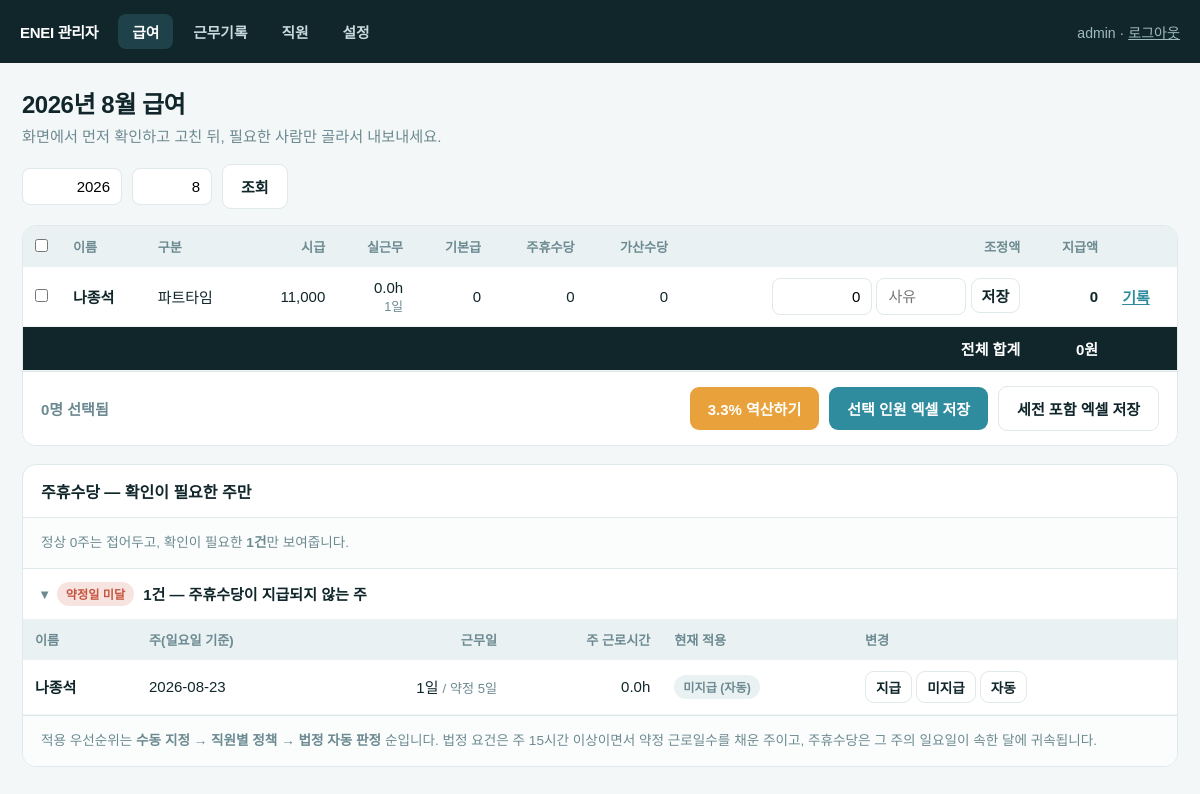
The app's page /admin/payroll (signed in) with its own data.
### app/models.py (models this page shows)
class AdminUser(SQLModel, table=True):
    id: Optional[int] = Field(default=None, primary_key=True)
    username: str = Field(unique=True, index=True)
    password_hash: str
    role: str = "owner"                       # owner | manager
    active: bool = True

class Worker(SQLModel, table=True):
    id: Optional[int] = Field(default=None, primary_key=True)
    name: str = Field(index=True, unique=True)
    pin_hash: str
    hourly: int = 10030
    contract_days: int = 5
    employment_type: str = "파트타임"        # 파트타임 | 정규
    extra_eligible: bool = False             # 연장·휴일 50% 가산 적용 여부
    break_policy: str = "ask"                # ask | auto | none
    weekly_holiday_policy: str = "auto"      # auto | always | never
    net_pay_agreement: bool = False          # 세후 금액으로 합의한 근로자
    active: bool = True
    created_at: datetime = Field(default_factory=datetime.now)

### app/routers/admin.py (the view)
@router.get("/payroll", response_class=HTMLResponse)
def payroll_page(request: Request, year: int | None = None, month: int | None = None,
                 admin: AdminUser = Depends(require_admin),
                 db: Session = Depends(get_session)):
    today = date.today()
    year, month = year or today.year, month or today.month
    rows = payroll_rows(db, year, month)
    return render(request, "admin_payroll.html", {
        "request": request, "admin": admin,
        "year": year, "month": month, "rows": rows,
        "weekly": weekly_summary(rows),
        "total_sum": sum(r["total_pay"] for r in rows),
    })

### app/templates/admin_payroll.html (shortened to what this page needs)
{% extends "admin_base.html" %}
{% set nav = "payroll" %}
{% block body %}
<h1>{{ year }}년 {{ month }}월 급여</h1>
<p class="sub">화면에서 먼저 확인하고 고친 뒤, 필요한 사람만 골라서 내보내세요.</p>
<form class="bar" method="get" action="/admin/payroll">
  <input type="number" name="year" value="{{ year }}" min="2020" max="2099" style="width:100px">
  <input type="number" name="month" value="{{ month }}" min="1" max="12" style="width:80px">
  <button class="btn ghost">조회</button>
</form>
<form id="sel">
  <div class="card">
    <div class="scrollx">
    <table>
      <thead>
        <tr>
          <th style="width:38px"><input type="checkbox" id="all" aria-label="전체 선택"></th>
          <th>이름</th><th>구분</th>
          <th class="num">시급</th><th class="num">실근무</th>
          <th class="num">기본급</th><th class="num">주휴수당</th><th class="num">가산수당</th>
          <th class="num">조정액</th><th class="num">지급액</th><th></th>
        </tr>
      </thead>
      <tbody>
        {% for r in rows %}{% include "_payroll_row.html" %}{% else %}
        <tr><td colspan="11" class="empty">등록된 직원이 없습니다.</td></tr>
        {% endfor %}
      </tbody>
      <tfoot>
        <tr class="total-row">
          <td colspan="9" style="text-align:right">전체 합계</td>
          <td class="num">{{ total_sum|won }}원</td><td></td>
        </tr>
      </tfoot>
    </table>
    </div>
    <div class="sticky-actions">
      <span class="count"><b id="cnt">0</b>명 선택됨</span>
      <button type="button" class="btn warn"
              hx-post="/admin/payroll/grossup" hx-include="#sel" hx-target="#grossup" hx-swap="innerHTML">
        3.3% 역산하기
      </button>
      <button type="button" class="btn" onclick="exportSelected(false)">선택 인원 엑셀 저장</button>
      <button type="button" class="btn ghost" onclick="exportSelected(true)">세전 포함 엑셀 저장</button>
    </div>
  </div>
</form>
<div class="card">
  <h2>주휴수당 — 확인이 필요한 주만</h2>
  {% if weekly.flagged == 0 %}
    <p class="empty">
      이번 달 {{ weekly.normal }}개 주 모두 약정일수대로 근무해 확인할 항목이 없습니다.
    </p>
  {% else %}
    <p class="note" style="border-top:0;border-bottom:1px solid var(--line)">
      정상 {{ weekly.normal }}주는 접어두고, 확인이 필요한 <b>{{ weekly.flagged }}건</b>만 보여줍니다.
    </p>
    {% macro week_table(items, kind) %}
    <div class="scrollx">
    <table>
      <thead>
        <tr>
          <th>이름</th><th>주(일요일 기준)</th>
          <th class="num">근무일</th><th class="num">주 근로시간</th>
          <th>현재 적용</th><th>변경</th>
        </tr>
      </thead>
      <tbody>
        {% for w in items %}
        <tr>
          <td><b>{{ w.name }}</b></td>
          <td>{{ w.sunday }}</td>
          <td class="num">
            {{ w.days }}일
            <span style="color:var(--muted);font-size:.82rem">/ 약정 {{ w.contract_days }}일</span>
          </td>
          <td class="num">{{ w.hours }}h</td>
          <td id="wk-{{ w.worker_id }}-{{ w.iso_year }}-{{ w.iso_week }}">
            {% if w.source == 'manual' %}<span class="badge {{ 'badge-on' if w.granted else 'badge-off' }}">{{ '지급' if w.granted else '미지급' }} (수동)</span>
            {% elif w.source == 'policy' %}<span class="badge badge-warn">{{ '지급' if w.granted else '미지급' }} (정책)</span>
            {% else %}<span class="badge badge-auto">{{ '지급' if w.granted else '미지급' }} (자동)</span>{% endif %}
          </td>
          <td>
            {% set tgt = "#wk-" ~ w.worker_id ~ "-" ~ w.iso_year ~ "-" ~ w.iso_week %}
            <button class="btn ghost mini" hx-post="/admin/weekly-holiday" hx-target="{{ tgt }}" hx-swap="innerHTML"
              hx-vals='{"worker_id":{{ w.worker_id }},"iso_year":{{ w.iso_year }},"iso_week":{{ w.iso_week }},"granted":true}'>지급</button>
            <button class="btn ghost mini" hx-post="/admin/weekly-holiday" hx-target="{{ tgt }}" hx-swap="innerHTML"
              hx-vals='{"worker_id":{{ w.worker_id }},"iso_year":{{ w.iso_year }},"iso_week":{{ w.iso_week }},"granted":false}'>미지급</button>
            <button class="btn ghost mini" hx-post="/admin/weekly-holiday" hx-target="{{ tgt }}" hx-swap="innerHTML"
              hx-vals='{"worker_id":{{ w.worker_id }},"iso_year":{{ w.iso_year }},"iso_week":{{ w.iso_week }},"granted":false,"reset":true}'>자동</button>
          </td>
        </tr>
        {% endfor %}
      </tbody>
    </table>
    </div>
    {% endmacro %}
    {% if weekly.short %}
    <details open>
      <summary><span class="badge badge-off">약정일 미달</span> {{ weekly.short|length }}건 — 주휴수당이 지급되지 않는 주</summary>
      {{ week_table(weekly.short, 'short') }}
    </details>
    {% endif %}
  {% endif %}
  <p class="note">
    적용 우선순위는 <b>수동 지정 → 직원별 정책 → 법정 자동 판정</b> 순입니다.
    법정 요건은 주 15시간 이상이면서 약정 근로일수를 채운 주이고,
    주휴수당은 그 주의 일요일이 속한 달에 귀속됩니다.
  </p>
</div>
{% endblock %}

### app/templates/admin_base.html (shortened to what this page needs)
<!DOCTYPE html>
<html lang="ko">
<head>
<link rel="stylesheet" href="https://cdn.jsdelivr.net/gh/orioncactus/pretendard@v1.3.9/dist/web/static/pretendard.min.css">
</head>
<body>
<header>
  <span class="brand">ENEI 관리자</span>
  <nav>
    <a href="/admin/payroll" class="{{ 'on' if nav=='payroll' }}">급여</a>
    <a href="/admin/records" class="{{ 'on' if nav=='records' }}">근무기록</a>
    <a href="/admin/workers" class="{{ 'on' if nav=='workers' }}">직원</a>
    <a href="/admin/settings" class="{{ 'on' if nav=='settings' }}">설정</a>
  </nav>
  <span class="me">{{ admin.username }} · <a href="/admin/logout">로그아웃</a></span>
</header>
<main>{% block body %}{% endblock %}</main>
</body>
</html>

### app/templates/_payroll_row.html (shortened to what this page needs)
<tr id="row-{{ r.worker_id }}">
  <td><input type="checkbox" name="worker_ids" value="{{ r.worker_id }}" aria-label="{{ r.name }} 선택"></td>
  <td>
    <b>{{ r.name }}</b>
  </td>
  <td>{{ r.employment_type }}{% if r.extra_eligible %} <span class="badge badge-warn">가산</span>{% endif %}</td>
  <td class="num">{{ r.hourly|won }}</td>
  <td class="num">{{ r.total_hours }}h<br><span style="color:var(--muted);font-size:.8rem">{{ r.days_worked }}일</span></td>
  <td class="num">{{ r.base_pay|won }}</td>
  <td class="num">{{ r.weekly_pay|won }}</td>
  <td class="num">{{ r.extra_pay|won }}</td>
  <td class="num">
    <form hx-post="/admin/payroll/adjust" hx-target="#row-{{ r.worker_id }}" hx-swap="outerHTML"
          style="display:flex;gap:6px;justify-content:flex-end">
      <input type="number" name="amount" value="{{ r.adjustment }}" step="1000" style="width:100px">
      <input type="text" name="memo" value="{{ r.adjust_memo }}" placeholder="사유" style="width:90px">
      <button class="btn ghost" style="padding:6px 10px">저장</button>
    </form>
  </td>
  <td class="num"><b>{{ r.total_pay|won }}</b></td>
  <td><a href="/admin/records?worker_id={{ r.worker_id }}&year={{ year }}&month={{ month }}" style="color:var(--teal);font-weight:600">기록</a></td>
</tr>

### app/templates/admin_base.html (style rules this page uses)
:root { --ink:#10262B; --paper:#fff; --bg:#F4F7F8; --mist:#EAF1F2; --line:#DFE8EA; --muted:#6C8A91; --teal:#2E8C9E; --teal-deep:#1F6F80; --amber:#E9A23B; --clay:#C6553F; --grass:#3E8E5A; }
* { box-sizing:border-box;margin:0;padding:0 }
body { font-family:Pretendard,'Malgun Gothic',sans-serif;background:var(--bg);color:var(--ink);font-size:15px }
a { color:inherit }
button,input,select { font-family:inherit;font-size:inherit }
header { background:var(--ink);color:#fff;padding:14px 20px;display:flex;align-items:center;gap:20px;flex-wrap:wrap;position:sticky;top:0;z-index:10 }
header .brand { font-weight:800;letter-spacing:-.02em }
header nav { display:flex;gap:6px;flex-wrap:wrap }
header nav a { padding:7px 14px;border-radius:8px;color:#C9DBDE;text-decoration:none;font-weight:600;font-size:.92rem }
header nav a.on,header nav a:hover { background:#1F4149;color:#fff }
header .me { margin-left:auto;font-size:.88rem;color:#9FBBC0 }
main { padding:22px;max-width:1240px;margin:0 auto }
h1 { font-size:1.5rem;font-weight:800;letter-spacing:-.02em;margin-bottom:4px }
.sub { color:var(--muted);margin-bottom:18px;font-size:.95rem }
.bar { display:flex;gap:10px;align-items:center;flex-wrap:wrap;margin-bottom:16px }
.btn { padding:11px 18px;border:0;border-radius:9px;background:var(--teal);color:#fff;font-weight:700;cursor:pointer }
.btn.ghost { background:#fff;color:var(--ink);border:1px solid var(--line) }
.btn.warn { background:var(--amber) }
input[type=text],input[type=number],input[type=password],select { padding:9px 11px;border:1px solid var(--line);border-radius:8px;background:#fff }
input[type=number] { -moz-appearance:textfield; appearance:textfield; width:110px;text-align:right; }
.btn.mini { padding:5px 10px;font-size:.85rem }
details { border-bottom:1px solid var(--line) }
details:last-of-type { border-bottom:0 }
details>summary { padding:13px 18px;cursor:pointer;font-weight:600;list-style:none; display:flex;align-items:center;gap:9px }
details>summary::before { content:"▸";color:var(--muted);font-size:.85rem }
details[open]>summary::before { content:"▾" }
.card { background:#fff;border:1px solid var(--line);border-radius:14px;overflow:hidden;margin-bottom:18px }
.card h2 { font-size:1rem;padding:14px 18px;border-bottom:1px solid var(--line);font-weight:700 }
table { width:100%;border-collapse:collapse }
th { background:var(--mist);color:var(--muted);font-size:.82rem;font-weight:700;text-align:left;padding:11px 12px;white-space:nowrap }
td { padding:11px 12px;border-bottom:1px solid #F0F4F5;font-variant-numeric:tabular-nums;white-space:nowrap }
td.num,th.num { text-align:right }
.total-row td { background:var(--ink);color:#fff;font-weight:700 }
.badge { display:inline-block;padding:3px 9px;border-radius:99px;font-size:.76rem;font-weight:700 }
.badge-auto { background:var(--mist);color:var(--muted) }
.badge-off { background:#F7E3DF;color:var(--clay) }
.note { font-size:.85rem;color:var(--muted);line-height:1.6;padding:14px 18px;background:#FBFDFD;border-top:1px solid var(--line) }
.sticky-actions { position:sticky;bottom:0;background:#fff;border-top:1px solid var(--line);padding:14px 18px;display:flex;gap:10px;flex-wrap:wrap;align-items:center }
.count { color:var(--muted);font-weight:600;margin-right:auto }

### records on screen
AdminUser: username "admin"
Worker: name "나종석", employment_type "파트타임", hourly|won "11,000", total_hours "0.0", days_worked "1", base_pay|won "0", weekly_pay|won "0", extra_pay|won "0", amount "0", total_pay|won "0", sunday "2026-08-23", days "1", contract_days "5", hours "0.0", granted "미지급"

### other values on screen
{{ year }} "2026"
{{ month }} "8"
{{ total_sum|won }} "0"
{{ weekly.normal }} "0"
{{ weekly.flagged }} "1"
{{ weekly.short|length }} "1"
